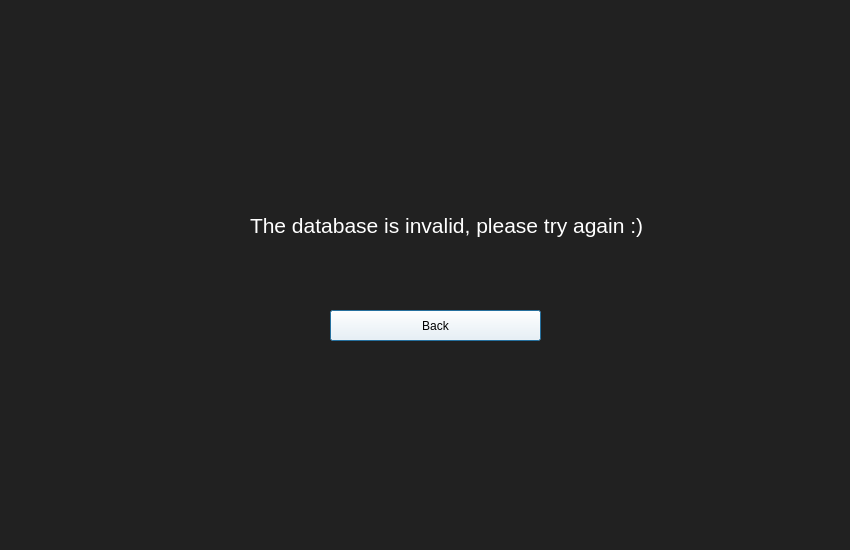
<?xml version="1.0" encoding="UTF-8"?>
<ui version="4.0">
 <class>Dialog</class>
 <widget class="QDialog" name="Dialog">
  <property name="geometry">
   <rect>
    <x>0</x>
    <y>0</y>
    <width>850</width>
    <height>550</height>
   </rect>
  </property>
  <property name="palette">
   <palette>
    <active>
     <colorrole role="Button">
      <brush brushstyle="SolidPattern">
       <color alpha="255">
        <red>33</red>
        <green>33</green>
        <blue>33</blue>
       </color>
      </brush>
     </colorrole>
     <colorrole role="Text">
      <brush brushstyle="SolidPattern">
       <color alpha="255">
        <red>255</red>
        <green>255</green>
        <blue>255</blue>
       </color>
      </brush>
     </colorrole>
     <colorrole role="Base">
      <brush brushstyle="SolidPattern">
       <color alpha="255">
        <red>33</red>
        <green>33</green>
        <blue>33</blue>
       </color>
      </brush>
     </colorrole>
     <colorrole role="Window">
      <brush brushstyle="SolidPattern">
       <color alpha="255">
        <red>33</red>
        <green>33</green>
        <blue>33</blue>
       </color>
      </brush>
     </colorrole>
    </active>
    <inactive>
     <colorrole role="Button">
      <brush brushstyle="SolidPattern">
       <color alpha="255">
        <red>33</red>
        <green>33</green>
        <blue>33</blue>
       </color>
      </brush>
     </colorrole>
     <colorrole role="Text">
      <brush brushstyle="SolidPattern">
       <color alpha="255">
        <red>255</red>
        <green>255</green>
        <blue>255</blue>
       </color>
      </brush>
     </colorrole>
     <colorrole role="Base">
      <brush brushstyle="SolidPattern">
       <color alpha="255">
        <red>33</red>
        <green>33</green>
        <blue>33</blue>
       </color>
      </brush>
     </colorrole>
     <colorrole role="Window">
      <brush brushstyle="SolidPattern">
       <color alpha="255">
        <red>33</red>
        <green>33</green>
        <blue>33</blue>
       </color>
      </brush>
     </colorrole>
    </inactive>
    <disabled>
     <colorrole role="Button">
      <brush brushstyle="SolidPattern">
       <color alpha="255">
        <red>33</red>
        <green>33</green>
        <blue>33</blue>
       </color>
      </brush>
     </colorrole>
     <colorrole role="Text">
      <brush brushstyle="SolidPattern">
       <color alpha="255">
        <red>120</red>
        <green>120</green>
        <blue>120</blue>
       </color>
      </brush>
     </colorrole>
     <colorrole role="Base">
      <brush brushstyle="SolidPattern">
       <color alpha="255">
        <red>33</red>
        <green>33</green>
        <blue>33</blue>
       </color>
      </brush>
     </colorrole>
     <colorrole role="Window">
      <brush brushstyle="SolidPattern">
       <color alpha="255">
        <red>33</red>
        <green>33</green>
        <blue>33</blue>
       </color>
      </brush>
     </colorrole>
    </disabled>
   </palette>
  </property>
  <property name="windowTitle">
   <string>Dialog</string>
  </property>
  <property name="styleSheet">
   <string notr="true">background-color: rgb(33, 33, 33)</string>
  </property>
  <widget class="QPushButton" name="backButton">
   <property name="geometry">
    <rect>
     <x>330</x>
     <y>310</y>
     <width>211</width>
     <height>31</height>
    </rect>
   </property>
   <property name="styleSheet">
    <string notr="true">background-color:rgb(255, 255, 255);
font: 14pt &quot;MS Shell Dlg 2&quot;</string>
   </property>
   <property name="text">
    <string>Back</string>
   </property>
  </widget>
  <widget class="QLabel" name="errorMessage">
   <property name="geometry">
    <rect>
     <x>250</x>
     <y>160</y>
     <width>421</width>
     <height>131</height>
    </rect>
   </property>
   <property name="palette">
    <palette>
     <active>
      <colorrole role="WindowText">
       <brush brushstyle="SolidPattern">
        <color alpha="255">
         <red>255</red>
         <green>255</green>
         <blue>255</blue>
        </color>
       </brush>
      </colorrole>
      <colorrole role="Button">
       <brush brushstyle="SolidPattern">
        <color alpha="255">
         <red>33</red>
         <green>33</green>
         <blue>33</blue>
        </color>
       </brush>
      </colorrole>
      <colorrole role="Text">
       <brush brushstyle="SolidPattern">
        <color alpha="255">
         <red>255</red>
         <green>255</green>
         <blue>255</blue>
        </color>
       </brush>
      </colorrole>
      <colorrole role="ButtonText">
       <brush brushstyle="SolidPattern">
        <color alpha="255">
         <red>255</red>
         <green>255</green>
         <blue>255</blue>
        </color>
       </brush>
      </colorrole>
      <colorrole role="Base">
       <brush brushstyle="SolidPattern">
        <color alpha="255">
         <red>33</red>
         <green>33</green>
         <blue>33</blue>
        </color>
       </brush>
      </colorrole>
      <colorrole role="Window">
       <brush brushstyle="SolidPattern">
        <color alpha="255">
         <red>33</red>
         <green>33</green>
         <blue>33</blue>
        </color>
       </brush>
      </colorrole>
     </active>
     <inactive>
      <colorrole role="WindowText">
       <brush brushstyle="SolidPattern">
        <color alpha="255">
         <red>255</red>
         <green>255</green>
         <blue>255</blue>
        </color>
       </brush>
      </colorrole>
      <colorrole role="Button">
       <brush brushstyle="SolidPattern">
        <color alpha="255">
         <red>33</red>
         <green>33</green>
         <blue>33</blue>
        </color>
       </brush>
      </colorrole>
      <colorrole role="Text">
       <brush brushstyle="SolidPattern">
        <color alpha="255">
         <red>255</red>
         <green>255</green>
         <blue>255</blue>
        </color>
       </brush>
      </colorrole>
      <colorrole role="ButtonText">
       <brush brushstyle="SolidPattern">
        <color alpha="255">
         <red>255</red>
         <green>255</green>
         <blue>255</blue>
        </color>
       </brush>
      </colorrole>
      <colorrole role="Base">
       <brush brushstyle="SolidPattern">
        <color alpha="255">
         <red>33</red>
         <green>33</green>
         <blue>33</blue>
        </color>
       </brush>
      </colorrole>
      <colorrole role="Window">
       <brush brushstyle="SolidPattern">
        <color alpha="255">
         <red>33</red>
         <green>33</green>
         <blue>33</blue>
        </color>
       </brush>
      </colorrole>
     </inactive>
     <disabled>
      <colorrole role="WindowText">
       <brush brushstyle="SolidPattern">
        <color alpha="255">
         <red>255</red>
         <green>255</green>
         <blue>255</blue>
        </color>
       </brush>
      </colorrole>
      <colorrole role="Button">
       <brush brushstyle="SolidPattern">
        <color alpha="255">
         <red>33</red>
         <green>33</green>
         <blue>33</blue>
        </color>
       </brush>
      </colorrole>
      <colorrole role="Text">
       <brush brushstyle="SolidPattern">
        <color alpha="255">
         <red>255</red>
         <green>255</green>
         <blue>255</blue>
        </color>
       </brush>
      </colorrole>
      <colorrole role="ButtonText">
       <brush brushstyle="SolidPattern">
        <color alpha="255">
         <red>255</red>
         <green>255</green>
         <blue>255</blue>
        </color>
       </brush>
      </colorrole>
      <colorrole role="Base">
       <brush brushstyle="SolidPattern">
        <color alpha="255">
         <red>33</red>
         <green>33</green>
         <blue>33</blue>
        </color>
       </brush>
      </colorrole>
      <colorrole role="Window">
       <brush brushstyle="SolidPattern">
        <color alpha="255">
         <red>33</red>
         <green>33</green>
         <blue>33</blue>
        </color>
       </brush>
      </colorrole>
     </disabled>
    </palette>
   </property>
   <property name="font">
    <font>
     <pointsize>16</pointsize>
    </font>
   </property>
   <property name="styleSheet">
    <string notr="true">font: 16pt &quot;MS Shell Dlg 2&quot;; color:rgb(255, 255, 255)</string>
   </property>
   <property name="text">
    <string>The database is invalid, please try again :)</string>
   </property>
  </widget>
 </widget>
 <resources/>
 <connections/>
</ui>
